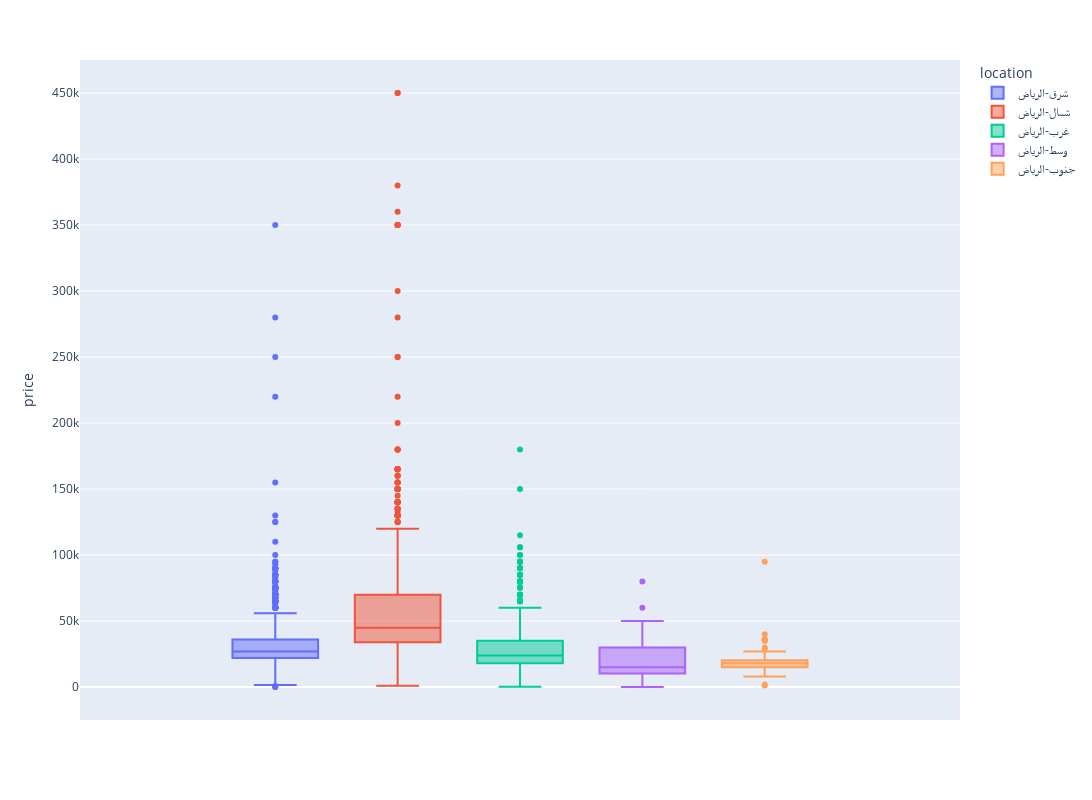

Source (notebook cell):
### Code cell
fig = px.box(
    real_estate,
    y="price",
    color="location",
)

fig.update_layout(
    width=1500,
    height=800
)

fig.show()

### Figure 1 — Plotly figure (JSON) as saved in the notebook; plotly's stock layout.template omitted (floating-point values rounded to 4 significant figures; data arrays with more than 128 entries replaced by an {"elided": "..."} marker saying what was removed)
{"data": [{"alignmentgroup": "True", "hovertemplate": "location=شرق-الرياض<br>price=%{y}<extra></extra>", "legendgroup": "شرق-الرياض", "marker": {"color": "#636efa"}, "name": "شرق-الرياض", "notched": false, "offsetgroup": "شرق-الرياض", "orientation": "v", "showlegend": true, "type": "box", "x0": " ", "xaxis": "x", "y": {"elided": "2356 int values"}, "y0": " ", "yaxis": "y"}, {"alignmentgroup": "True", "hovertemplate": "location=شمال-الرياض<br>price=%{y}<extra></extra>", "legendgroup": "شمال-الرياض", "marker": {"color": "#EF553B"}, "name": "شمال-الرياض", "notched": false, "offsetgroup": "شمال-الرياض", "orientation": "v", "showlegend": true, "type": "box", "x0": " ", "xaxis": "x", "y": {"elided": "3613 int values"}, "y0": " ", "yaxis": "y"}, {"alignmentgroup": "True", "hovertemplate": "location=غرب-الرياض<br>price=%{y}<extra></extra>", "legendgroup": "غرب-الرياض", "marker": {"color": "#00cc96"}, "name": "غرب-الرياض", "notched": false, "offsetgroup": "غرب-الرياض", "orientation": "v", "showlegend": true, "type": "box", "x0": " ", "xaxis": "x", "y": {"elided": "544 int values"}, "y0": " ", "yaxis": "y"}, {"alignmentgroup": "True", "hovertemplate": "location=وسط-الرياض<br>price=%{y}<extra></extra>", "legendgroup": "وسط-الرياض", "marker": {"color": "#ab63fa"}, "name": "وسط-الرياض", "notched": false, "offsetgroup": "وسط-الرياض", "orientation": "v", "showlegend": true, "type": "box", "x0": " ", "xaxis": "x", "y": {"elided": "136 int values"}, "y0": " ", "yaxis": "y"}, {"alignmentgroup": "True", "hovertemplate": "location=جنوب-الرياض<br>price=%{y}<extra></extra>", "legendgroup": "جنوب-الرياض", "marker": {"color": "#FFA15A"}, "name": "جنوب-الرياض", "notched": false, "offsetgroup": "جنوب-الرياض", "orientation": "v", "showlegend": true, "type": "box", "x0": " ", "xaxis": "x", "y": [14000, 18000, 27000, 18000, 20000, 14000, 18000, 36000, 20000, 18000, 15000, 20000, 22000, 14000, 15000, 18000, 18000, 14000, 18000, 18000, 22000, 14000, 22000, 17000, 18000, 20000, 15000, 17000, 25000, 18600, 15000, 14000, 18000, 17000, 36000, 18000, 20000, 17000, 40000, 20000, 24000, 16000, 35000, 13000, 16000, 17000, 36000, 35000, 18000, 15000, 24000, 24000, 16000, 15000, 22000, 19000, 16000, 16000, 19000, 22000, 15500, 13000, 18000, 18000, 16000, 15000, 17000, 13000, 19000, 18000, 18000, 18000, 21000, 2000, 14000, 12000, 18000, 15000, 19000, 16000, 16000, 23000, 15000, 13000, 22000, 22000, 1150, 18000, 12000, 16000, 12000, 8000, 20000, 12000, 18000, 25000, 29000, 25000, 15000, 12500, 17000, 20000, 30000, 26000, 20000, 16000, 20000, 22000, 22000, 16000, 14000, 17000, 95000], "y0": " ", "yaxis": "y"}], "layout": {"boxmode": "group", "height": 800, "legend": {"title": {"text": "location"}, "tracegroupgap": 0}, "margin": {"t": 60}, "width": 1500, "xaxis": {"anchor": "y", "domain": [0, 1]}, "yaxis": {"anchor": "x", "domain": [0, 1], "title": {"text": "price"}}}}
